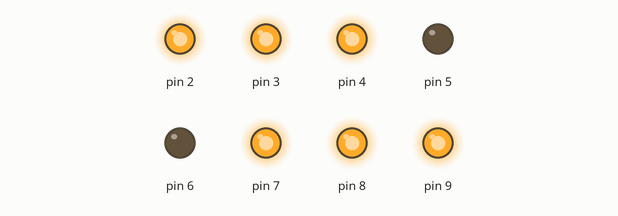
Simulated run of this sketch. Board: Arduino Uno, built with avr-gcc and run on an emulated ATmega328P. Parts: output pins drawn as LEDs (lit = HIGH).

Above: at 0.1 s.
At 0.6 s:
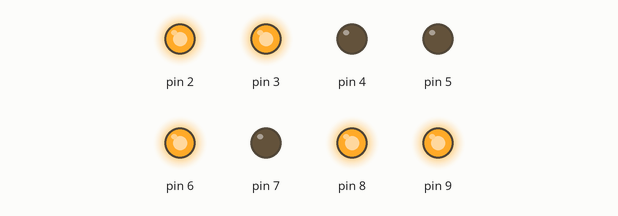
At 1.1 s:
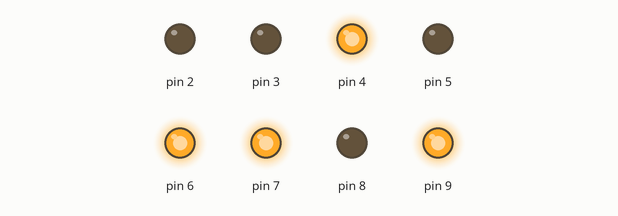
At 2.1 s:
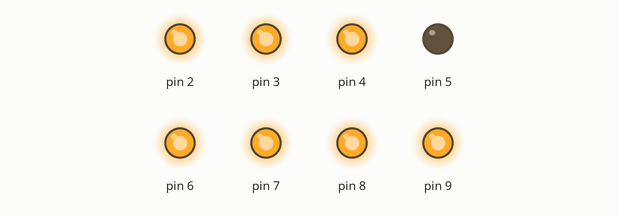
At 3.1 s:
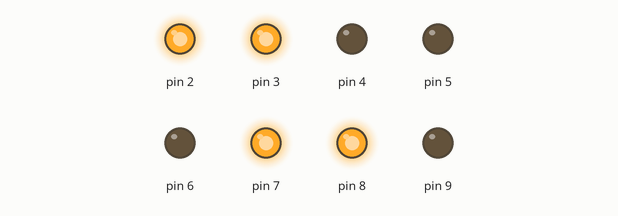
At 4.1 s:
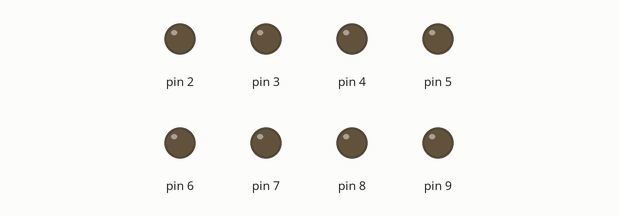
Timing chart, 0 to 5.6 s (numbered marks = the images above):
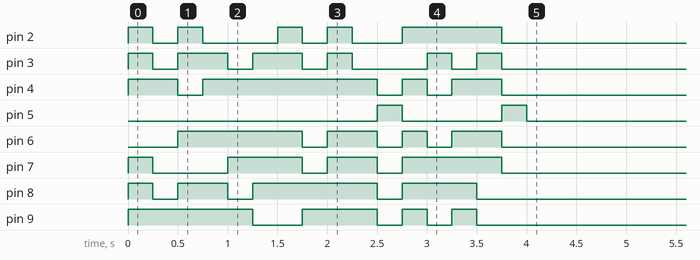

The sketch:

7segment_display.ino
```cpp
//Digital out pins 2-9 from arduino.
//Bottom 4 pins in on the 7 segment display, then top 4 pins (left to right).
//
//(2, 3, 4, 5, 6, 7, 8, 9)
// |  |  |  |  |  |  |  |
//(E, D, C, ., G, F, A, B)

int n_1[2] = { 4, 9 };
int n_2[5] = { 2, 3, 6, 8, 9 };
int n_3[5] = { 3, 4, 6, 8, 9 };
int n_4[4] = { 4, 6, 7, 9 };
int n_5[5] = { 3, 4, 6, 7, 8 };
int n_6[6] = { 2, 3, 4, 6, 7, 8 };
int n_7[3] = { 4, 8, 9 };
int n_8[7] = { 2, 3, 4, 6, 7, 8, 9 };
int n_9[5] = { 4, 6, 7, 8, 9 };
int n_0[6] = { 2, 3, 4, 7, 8, 9 };

int l_A[6] = { 2, 4, 6, 7, 8, 9 };
int l_B[5] = { 2, 3, 4, 6, 7 };
int l_C[4] = { 2, 3, 7, 8 };
int l_D[5] = { 2, 3, 4, 6, 9 };
int l_E[5] = { 2, 3, 6, 7, 8 };
int l_F[4] = { 2, 6, 7, 8 };

int dot_[1] = { 5 };

// global delay between digits
long D = 250;

// functions

void outputMode() {
   for (int pin = 2; pin <=9; pin +=1) {
    pinMode(pin, OUTPUT);
  }
}

void clearDisplay() {
  delay(D);
  for (int pin = 2; pin <=9; pin +=1) {
    digitalWrite(pin, LOW);
  }
}

void printDigit(int num[], int length) {
  for (byte i = 0; i < length; i++) {
    digitalWrite(num[i], HIGH);
  }
clearDisplay();
}

void setup() {
  outputMode();

//example code to count from 0-9
  printDigit(n_0, 6);
  printDigit(n_1, 2);
  printDigit(n_2, 5);
  printDigit(n_3, 5);
  printDigit(n_4, 4);
  printDigit(n_5, 5);
  printDigit(n_6, 6);
  printDigit(n_7, 3);
  printDigit(n_8, 7);
  printDigit(n_9, 5);
  printDigit(dot_, 1);
  printDigit(l_A, 6);
  printDigit(l_C, 4);
  printDigit(l_A, 6);
  printDigit(l_B, 5);
  printDigit(dot_, 1);
}

void loop() {}
```
